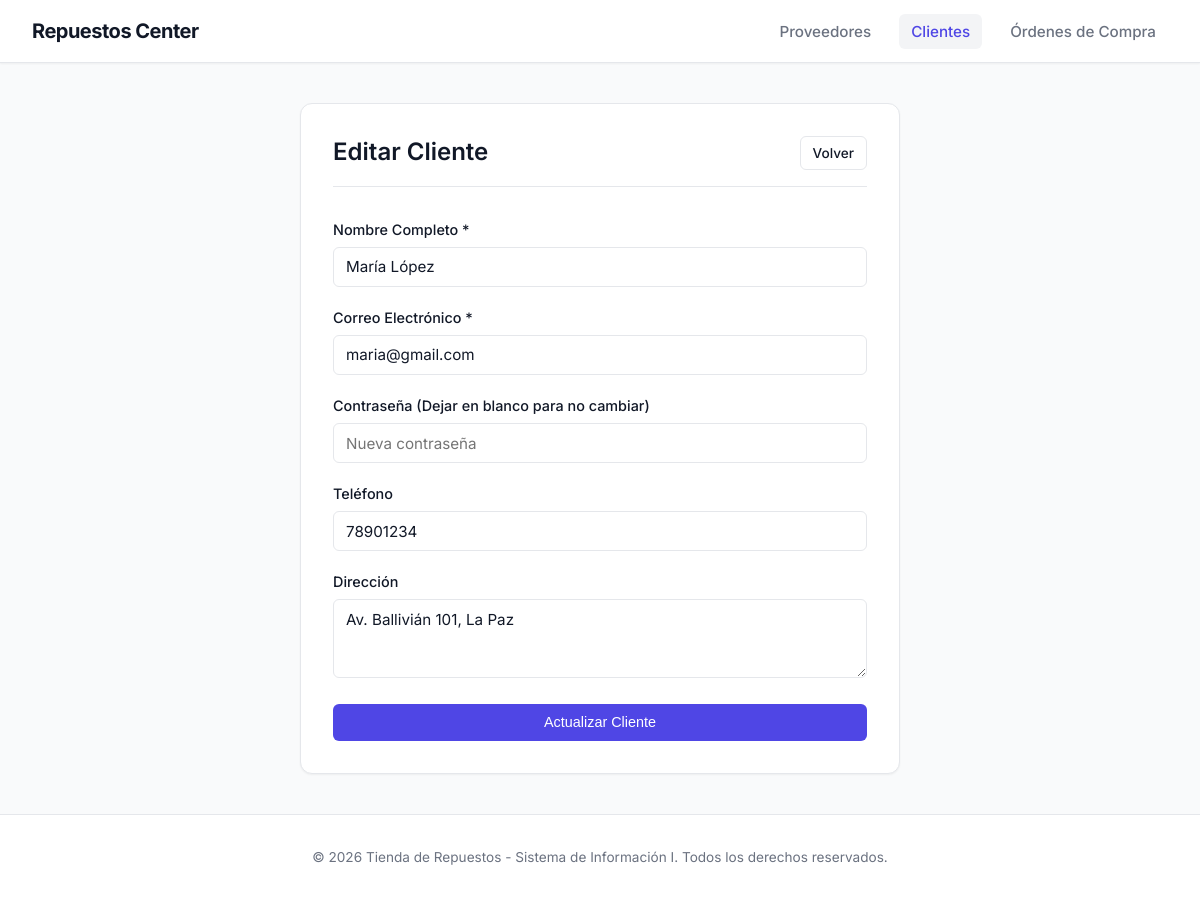
The app's page /clientes/editar/8 with its own data.
### tables this page shows
CREATE TABLE usuario (
    id_usuario      INT AUTO_INCREMENT PRIMARY KEY,
    nombre          VARCHAR(100) NOT NULL,
    correo          VARCHAR(100) NOT NULL UNIQUE,
    contrasena      VARCHAR(255) NOT NULL,
    telefono        VARCHAR(20),
    direccion       VARCHAR(200),
    id_rol          INT NOT NULL,
    estado          ENUM('activo', 'inactivo') NOT NULL DEFAULT 'activo',
    fecha_registro  DATETIME NOT NULL DEFAULT CURRENT_TIMESTAMP,
    FOREIGN KEY (id_rol) REFERENCES rol(id_rol)
);

### public/index.php (called while the page is built, shortened)
<?php
spl_autoload_register(function ($class) {
    $paths = [
        __DIR__ . '/../core/',
        __DIR__ . '/../models/',
        __DIR__ . '/../controllers/'
    ];
    foreach ($paths as $path) {
        $file = $path . $class . '.php';
        if (file_exists($file)) {
            return;
        }
    }
});
$router = new Router();
$router->get('clientes', 'ClienteController@index');
$router->get('clientes/crear', 'ClienteController@crear');
$router->post('clientes/guardar', 'ClienteController@guardar');
$router->get('clientes/editar/{id}', 'ClienteController@editar');
$router->post('clientes/actualizar/{id}', 'ClienteController@actualizar');
$router->get('clientes/eliminar/{id}', 'ClienteController@eliminar');
$router->get('proveedores', 'ProveedorController@index');
$router->get('proveedores/crear', 'ProveedorController@crear');
$router->post('proveedores/guardar', 'ProveedorController@guardar');
$router->get('proveedores/editar/{id}', 'ProveedorController@editar');
$router->post('proveedores/actualizar/{id}', 'ProveedorController@actualizar');
$router->get('proveedores/eliminar/{id}', 'ProveedorController@eliminar');
$router->get('ordenes', 'OrdenCompraController@index');
$router->get('ordenes/crear', 'OrdenCompraController@crear');
$router->post('ordenes/guardar', 'OrdenCompraController@guardar');
$router->get('ordenes/ver/{id}', 'OrdenCompraController@ver');
$router->post('ordenes/estado/{id}', 'OrdenCompraController@actualizarEstado');
$router->get('', 'ProveedorController@index');
$url = isset($_GET['url']) ? $_GET['url'] : '';
$method = $_SERVER['REQUEST_METHOD'];
$router->dispatch($url, $method);

### config/database.php (called while the page is built)
<?php
return [
    'host' => 'localhost',
    'db'   => 'tienda_repuestos',
    'user' => 'root',
    'pass' => '',
    'charset' => 'utf8mb4',
    'options' => [
        PDO::ATTR_ERRMODE            => PDO::ERRMODE_EXCEPTION,
        PDO::ATTR_DEFAULT_FETCH_MODE => PDO::FETCH_ASSOC,
        PDO::ATTR_EMULATE_PREPARES   => false,
    ],
];

### core/Database.php (called while the page is built)
<?php
class Database {
    private static $instance = null;
    private $pdo;
    private function __construct() {
        $config = require __DIR__ . '/../config/database.php';
        $dsn = "mysql:host={$config['host']};dbname={$config['db']};charset={$config['charset']}";
        try {
            $this->pdo = new PDO($dsn, $config['user'], $config['pass'], $config['options']);
        } catch (PDOException $e) {
            die("Error de conexión a la base de datos: " . $e->getMessage());
        }
    }
    public static function getInstance() {
        if (self::$instance === null) {
            self::$instance = new self();
        }
        return self::$instance;
    }
    public function getConnection() {
        return $this->pdo;
    }
}

### controllers/ClienteController.php (called while the page is built, shortened)
<?php
class ClienteController {
    private $usuarioModel;
    public function __construct() {
        $this->usuarioModel = new Usuario();
    }
    public function editar($id) {
        $cliente = $this->usuarioModel->find($id);
        require_once __DIR__ . '/../views/layout/header.php';
        require_once __DIR__ . '/../views/clientes/editar.php';
        require_once __DIR__ . '/../views/layout/footer.php';
    }
}

### models/Usuario.php (called while the page is built, shortened)
<?php
class Usuario {
    private $db;
    public function __construct() {
        $this->db = Database::getInstance()->getConnection();
    }
    public function find($id) {
        $stmt = $this->db->prepare("SELECT * FROM usuario WHERE id_usuario = ?");
        $stmt->execute([$id]);
        return $stmt->fetch();
    }
}

### views/clientes/editar.php (the view, shortened to what this page needs)
<div class="panel" style="max-width: 600px; margin: 0 auto;">
    <div class="panel-header">
        <h2>Editar Cliente</h2>
        <a href="<?= BASE_URL ?>clientes" class="btn btn-secondary btn-sm">Volver</a>
    </div>
    <form action="<?= BASE_URL ?>clientes/actualizar/<?= $cliente['id_usuario'] ?>" method="POST">
        <div class="form-group">
            <label for="nombre">Nombre Completo *</label>
            <input type="text" id="nombre" name="nombre" class="form-control" value="<?= htmlspecialchars($cliente['nombre']) ?>" required>
        </div>
        <div class="form-group">
            <label for="correo">Correo Electrónico *</label>
            <input type="email" id="correo" name="correo" class="form-control" value="<?= htmlspecialchars($cliente['correo']) ?>" required>
        </div>
        <div class="form-group">
            <label for="contrasena">Contraseña (Dejar en blanco para no cambiar)</label>
            <input type="password" id="contrasena" name="contrasena" class="form-control" placeholder="Nueva contraseña">
        </div>
        <div class="form-group">
            <label for="telefono">Teléfono</label>
            <input type="text" id="telefono" name="telefono" class="form-control" value="<?= htmlspecialchars($cliente['telefono'] ?? '') ?>">
        </div>
        <div class="form-group">
            <label for="direccion">Dirección</label>
            <textarea id="direccion" name="direccion" class="form-control" rows="3"><?= htmlspecialchars($cliente['direccion'] ?? '') ?></textarea>
        </div>
        <button type="submit" class="btn btn-primary" style="width: 100%;">Actualizar Cliente</button>
    </form>
</div>

### core/Router.php (shortened to what this page needs)
<?php
class Router {
    private $routes = [];
    public function get($route, $action) {
        $this->routes['GET'][$route] = $action;
    }
    public function post($route, $action) {
        $this->routes['POST'][$route] = $action;
    }
    public function dispatch($url, $method) {
        $url = trim($url, '/');
        foreach ($this->routes[$method] as $route => $action) {
            $pattern = preg_replace('/\{[a-zA-Z0-9_]+\}/', '([a-zA-Z0-9_]+)', $route);
            $pattern = '@^' . trim($pattern, '/') . '$@';
            if (preg_match($pattern, $url, $matches)) {
                array_shift($matches);
                $this->executeAction($action, $matches);
                return;
            }
        }
    }
    private function executeAction($action, $params = []) {
        list($controllerName, $methodName) = explode('@', $action);
        $controllerFile = __DIR__ . '/../controllers/' . $controllerName . '.php';
        if (file_exists($controllerFile)) {
            if (class_exists($controllerName)) {
                $controller = new $controllerName();
                if (method_exists($controller, $methodName)) {
                    call_user_func_array([$controller, $methodName], $params);
                    return;
                }
            }
        }
    }
}

### public/css/style.css (style rules this page uses)
.panel { background-color: var(--bg-panel); border: 1px solid var(--border-color); border-radius: 12px; padding: 2rem; box-shadow: var(--shadow-sm); }
.panel-header { display: flex; justify-content: space-between; align-items: center; margin-bottom: 2rem; padding-bottom: 1rem; border-bottom: 1px solid var(--border-color); }
.panel-header h2 { font-size: 1.5rem; margin: 0; }
.btn { display: inline-flex; align-items: center; justify-content: center; padding: 0.6rem 1.25rem; border-radius: 6px; font-weight: 500; font-size: 0.9rem; cursor: pointer; border: 1px solid transparent; transition: var(--transition); }
.btn-primary { background-color: var(--accent-primary); color: #ffffff; }
.btn-secondary { background-color: #ffffff; color: var(--text-primary); border-color: var(--border-color); }
.btn-sm { padding: 0.35rem 0.75rem; font-size: 0.85rem; }
.form-group { margin-bottom: 1.25rem; }
.form-group label { display: block; margin-bottom: 0.4rem; color: var(--text-primary); font-size: 0.9rem; font-weight: 500; }
.form-control { width: 100%; padding: 0.6rem 0.75rem; background-color: #ffffff; border: 1px solid var(--border-color); border-radius: 6px; color: var(--text-primary); font-family: inherit; font-size: 0.95rem; transition: var(--transition); }
textarea.form-control { resize: vertical; }

### public/css/base.css (style rules this page uses)
:root { --bg-body: #f9fafb; --bg-panel: #ffffff; --border-color: #e5e7eb; --text-primary: #111827; --text-secondary: #6b7280; --accent-primary: #4f46e5; --accent-primary-hover: #4338ca; --accent-success-bg: #ecfdf5; --accent-success-text: #059669; --accent-warning-bg: #fffbeb; --accent-warning-text: #d97706; --accent-danger-bg: #fef2f2; --accent-danger-text: #dc2626; --shadow-sm: 0 1px 2px 0 rgba(0, 0, 0, 0.05); --shadow-md: 0 4px 6px -1px rgba(0, 0, 0, 0.05), 0 2px 4px -1px rgba(0, 0, 0, 0.03); --transition: all 0.2s ease-in-out; }
* { margin: 0; padding: 0; box-sizing: border-box; }
body { font-family: 'Inter', system-ui, -apple-system, sans-serif; background-color: var(--bg-body); color: var(--text-primary); line-height: 1.5; -webkit-font-smoothing: antialiased; min-height: 100vh; display: flex; flex-direction: column; }
h1, h2, h3, h4, h5, h6 { font-weight: 600; color: var(--text-primary); line-height: 1.2; }
a { color: var(--accent-primary); text-decoration: none; transition: var(--transition); }

### records on screen
usuario: nombre "María López", correo "maria@gmail.com", telefono "78901234", direccion "Av. Ballivián 101, La Paz"
